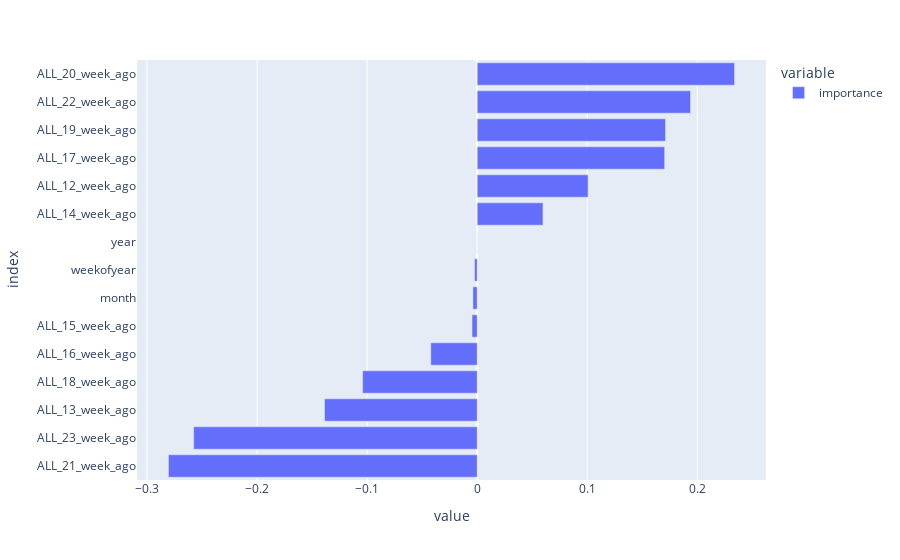

Notebook code for this chart:
### Markdown cell above
## forecast

### Code cell
%%time

train_last_date = '2022-01-02'
X_train = X[X.index <= train_last_date]
y_train = y[y.index <= train_last_date]
print(X_train.shape, y_train.shape)

model = trainXGBoost(X_train, y_train)

fi = pd.DataFrame(model.coef_, index=X_train.columns, columns=['importance']).sort_values('importance')
px.bar(fi, orientation='h')

### Figure 1 — Plotly figure (JSON) as saved in the notebook; plotly's stock layout.template omitted (floating-point values rounded to 4 significant figures)
{"data": [{"alignmentgroup": "True", "hovertemplate": "variable=importance<br>value=%{x}<br>index=%{y}<extra></extra>", "legendgroup": "importance", "marker": {"color": "#636efa", "pattern": {"shape": ""}}, "name": "importance", "offsetgroup": "importance", "orientation": "h", "showlegend": true, "textposition": "auto", "type": "bar", "x": [-0.2806, -0.2577, -0.1387, -0.1041, -0.04215, -0.004698, -0.003887, -0.002424, -4e-05, 0.05978, 0.1007, 0.1703, 0.1712, 0.1938, 0.2339], "xaxis": "x", "y": ["ALL_21_week_ago", "ALL_23_week_ago", "ALL_13_week_ago", "ALL_18_week_ago", "ALL_16_week_ago", "ALL_15_week_ago", "month", "weekofyear", "year", "ALL_14_week_ago", "ALL_12_week_ago", "ALL_17_week_ago", "ALL_19_week_ago", "ALL_22_week_ago", "ALL_20_week_ago"], "yaxis": "y"}], "layout": {"autosize": true, "barmode": "relative", "legend": {"title": {"text": "variable"}, "tracegroupgap": 0}, "margin": {"t": 60}, "xaxis": {"anchor": "y", "autorange": true, "domain": [0, 1], "range": [-0.3091, 0.2624], "title": {"text": "value"}, "type": "linear"}, "yaxis": {"anchor": "x", "autorange": true, "domain": [0, 1], "range": [-0.5, 14.5], "title": {"text": "index"}, "type": "category"}}}
